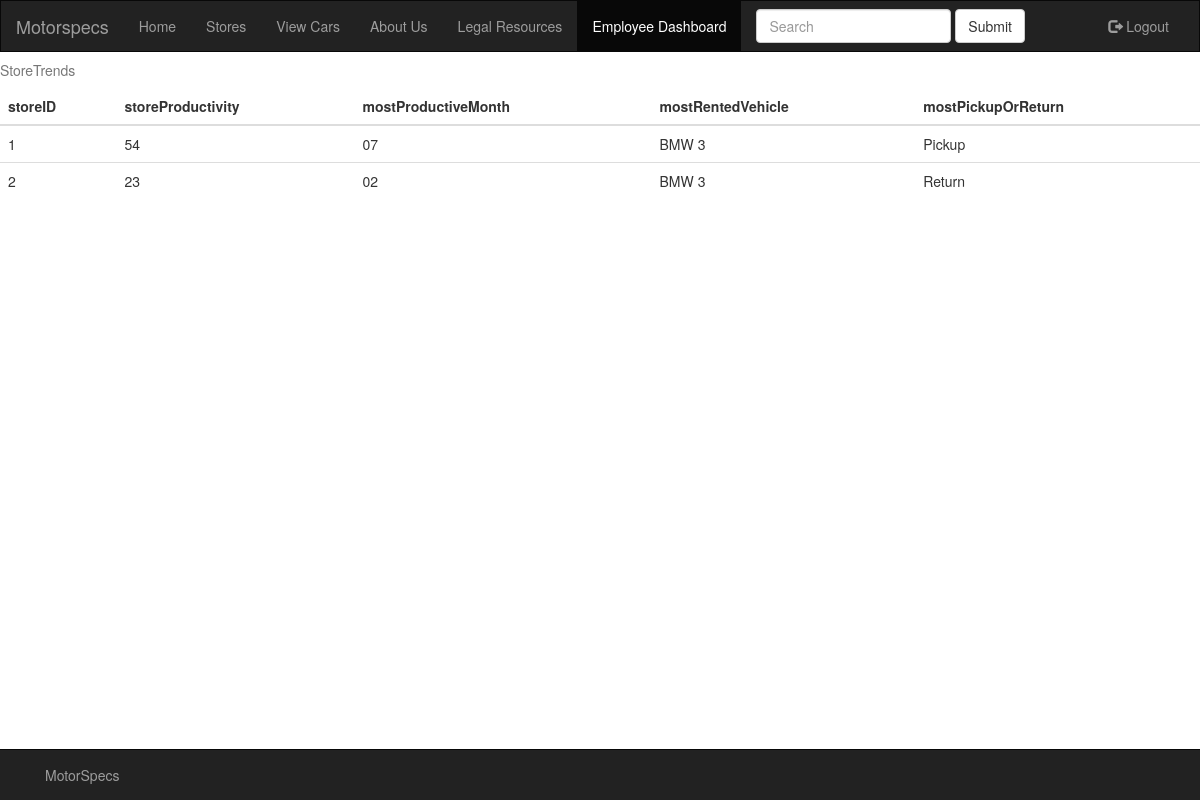
Screenshot of /storetrends/ (signed in) with the database file from the repository.
### index/models.py (models this page shows, shortened)
class StoreTrends(models.Model):
    storeID = models.CharField(max_length=250)
    storeProductivity = models.CharField(max_length=50)
    mostProductiveMonth = models.CharField(max_length=50)
    mostRentedVehicle = models.CharField(max_length=50)
    mostPickupOrReturn = models.CharField(max_length=10)

### DataRepresent/views.py (the view)
# urls.py: path('', views.storetrends),
@login_required
def storetrends(request):
    stores = StoreTrends.objects.all()
    res = []
    for store in stores:
        json = {
            'storeID':str(store.storeID),
            'storeProductivity':store.storeProductivity,
            'mostProductiveMonth':store.mostProductiveMonth,
            'mostRentedVehicle':store.mostRentedVehicle,
            'mostPickupOrReturn':store.mostPickupOrReturn
        }
        res.append(json)
    return render(request, 'storetrends.html', {'store_list':res})

### DataRepresent/templates/storetrends.html
{% extends "base.html" %}
{% block navbuttons %}
        <li><a href="/home/">Home</a></li>
        <li><a href="#">Stores</a></li>
        <li><a href="/vehiclelist/">View Cars</a></li>
        <li><a href="/aboutus/">About Us</a></li>
		<li><a href="/legalresources/">Legal Resources</a></li>
	{% if user.is_authenticated %}
        <li class="active"><a href="/dashboard/">Employee Dashboard</a></li>
      	{% endif %}
{% endblock navbuttons %}
{% block content %}
    <table class="table table-hover">
        <caption>StoreTrends</caption>
        <thead>
            <tr>
                <th>storeID</th>
                <th>storeProductivity</th>
                <th>mostProductiveMonth</th>
                <th>mostRentedVehicle</th>
                <th>mostPickupOrReturn</th>
            </tr>
        </thead>
        <tbody>
            {% for store in store_list %}
            <tr>
                <td>{{ store.storeID }}</td>
                <td>{{ store.storeProductivity }}</td>
                <td>{{ store.mostProductiveMonth }}</td>
                <td>{{ store.mostRentedVehicle }}</td>
                <td>{{ store.mostPickupOrReturn }}</td>
            </tr>
            {% endfor %}
        </tbody>
    </table>
{% endblock content %}

### rows the page displays
StoreTrends: storeProductivity "54", mostProductiveMonth "07", mostRentedVehicle "BMW 3", mostPickupOrReturn "Pickup"
StoreTrends: storeProductivity "23", mostProductiveMonth "02", mostRentedVehicle "BMW 3", mostPickupOrReturn "Return"

### other values shown
{{ store.storeID }} "1" "2"
